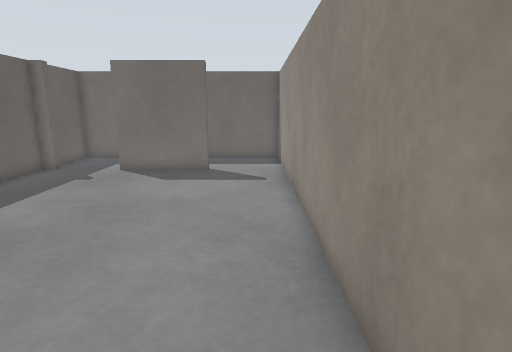
view 1 (above)

12 first-person views from a walk through a world built for the Gazebo simulator. The camera is 0.72 m above the floor, tilts 12° down and sees 80° across. The floor is counted in squares, 0.25 m on a side. Each view is taken from the middle of a square. On the plan, view 1 faces up. The plan holds only what a view shows up to about 20 squares ahead; the rest is blank. The place goes on beyond the plan.

view 2
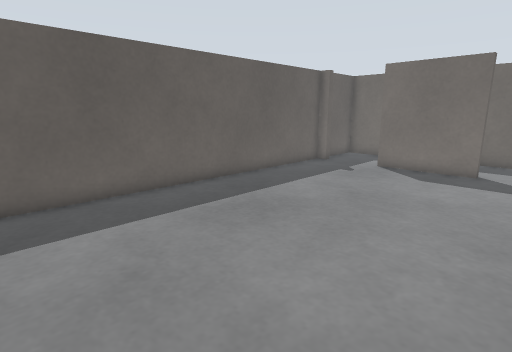

view 3
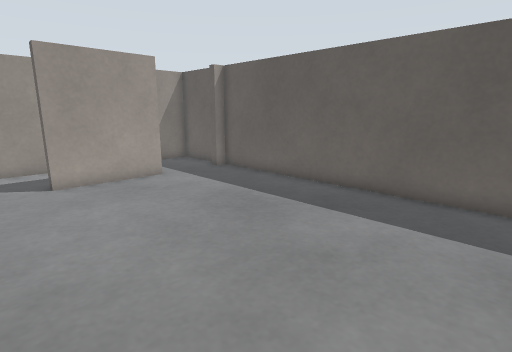

view 4
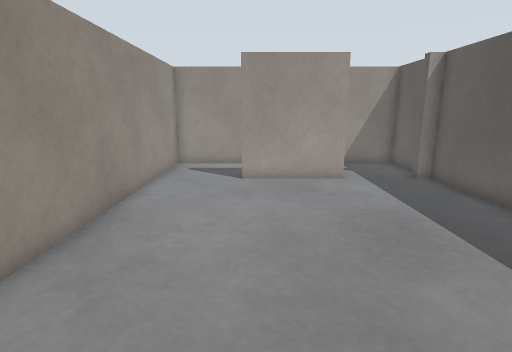

view 5
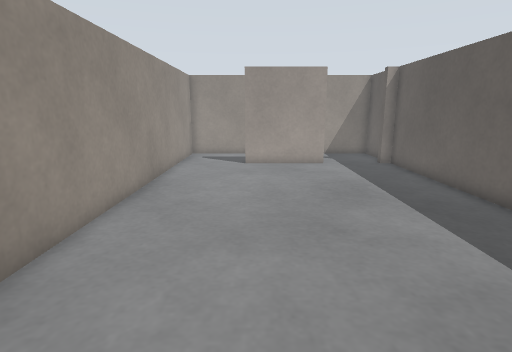

view 6
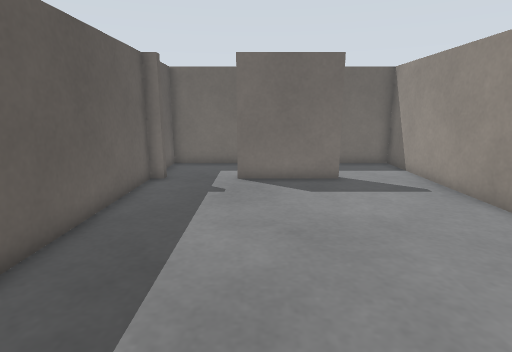

view 7
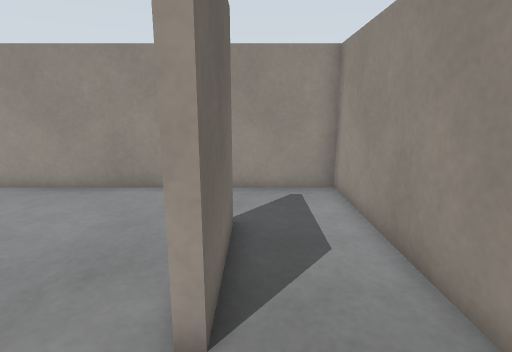

view 8
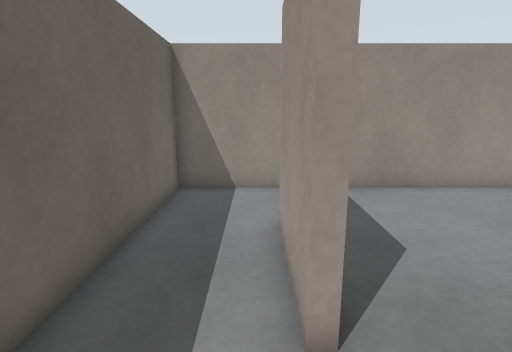

view 9
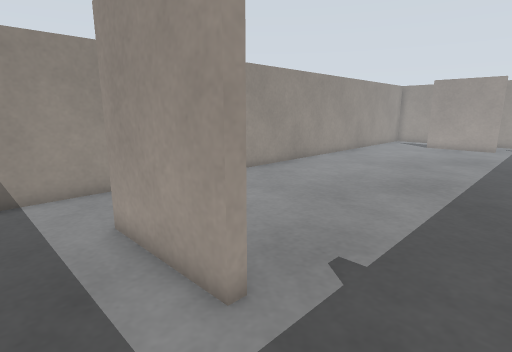

view 10
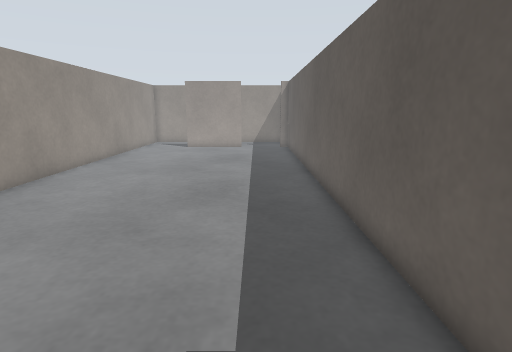

view 11
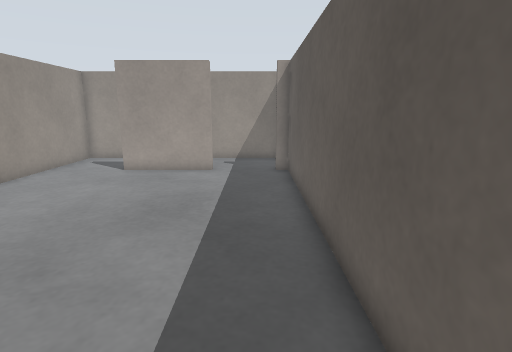

view 12
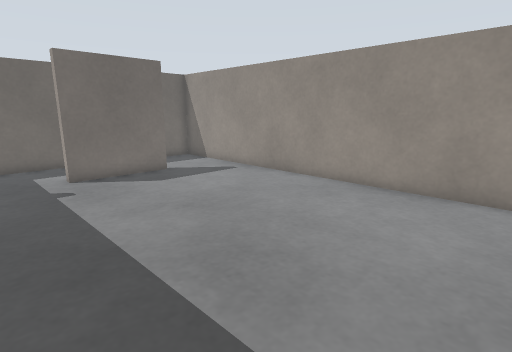

### Floor plan
Points are (right, up) in squares from view 1. A wall is a line through its corners. A room is listed if a view was taken in it or the views show most of it. See-through windows are left out.
Room 1 (views 1, 2, 3, 4, 5, 6, 7, 8, 9, 10, 11, 12)
walls: (-6.8, -9) (-2.4, -9) (-2.4, -9.4) (-6.8, -9.4) (-6.8, -9); (-6.8, 15) (-6.8, 15.4) (-2.4, 15.4) (-2.4, 15) (-6.8, 15); (-10, 15.5) (-10, 15) (-10.6, 15) (-10.6, -9) (-10, -9) (-10, -9.5); (-10.6, -10.1) (-10.6, -13) (1.4, -13) (1.4, 19) (-10.6, 19) (-10.6, 16.2)

Where each view was taken, in squares from view 1:
view 1: 0 up, 0 right, facing up
view 2: 1 down, 0 right, facing up-left
view 3: 4 up, 0 right, facing down-left
view 4: 4 up, 3 left, facing down
view 5: 8 up, 3 left, facing down
view 6: 2 up, 6 left, facing up
view 7: 10 down, 10 left, facing right
view 8: 16 up, 10 left, facing right
view 9: 18 up, 10 left, facing down-right
view 10: 16 up, 8 left, facing down
view 11: 6 up, 9 left, facing down
view 12: 1 up, 10 left, facing up-right
